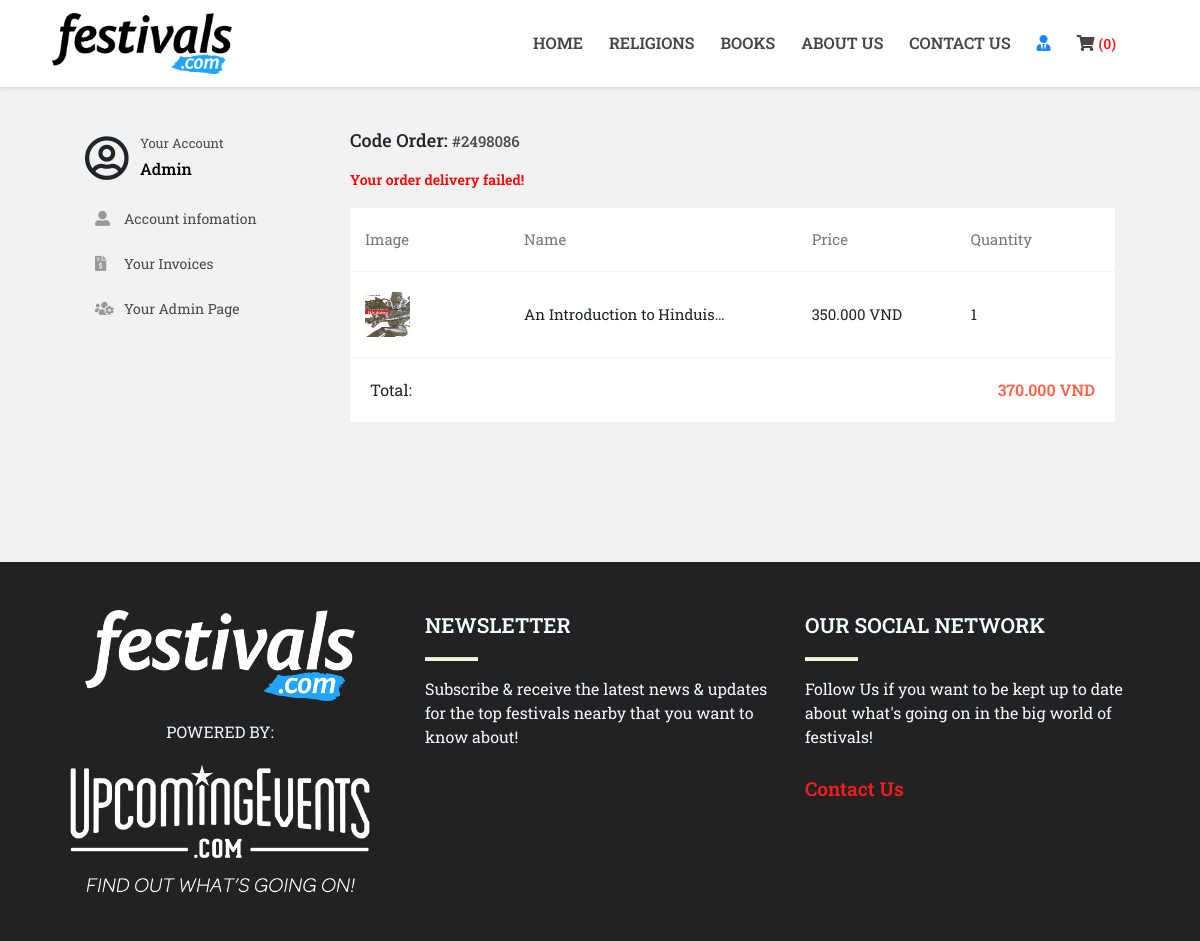
/information.php?page=inv-detail&id=2498086 (signed in), run on the app's committed database.
### tables this page shows
CREATE TABLE `category` (
  `id` int(11) NOT NULL,
  `name_cate` varchar(100) NOT NULL,
  `link_cate` varchar(100) NOT NULL,
  `id_parent` int(11) NOT NULL,
  `status_cate` int(11) NOT NULL DEFAULT 1
);

CREATE TABLE `invoice` (
  `id` int(11) NOT NULL,
  `date` datetime NOT NULL,
  `id_payment_method` int(11) NOT NULL,
  `total` int(11) NOT NULL,
  `handle` int(11) NOT NULL DEFAULT 0,
  `id_user_buy` int(11) NOT NULL,
  `admin_check` int(11) NOT NULL DEFAULT 0,
  `time_delivery` datetime NOT NULL
);

CREATE TABLE `invoice_details` (
  `id_invoice` int(11) NOT NULL,
  `id_book` int(11) NOT NULL,
  `quantity` int(11) NOT NULL
);

CREATE TABLE `books` (
  `id` int(11) NOT NULL,
  `name_book` varchar(100) NOT NULL,
  `author` varchar(100) NOT NULL,
  `price_book` int(11) NOT NULL,
  `des_book` text NOT NULL,
  `content_book` text NOT NULL,
  `avata_book` varchar(100) NOT NULL,
  `inventory` int(11) NOT NULL,
  `id_category` int(11) NOT NULL,
  `id_user` int(11) NOT NULL,
  `date_posted` datetime NOT NULL,
  `status` int(11) NOT NULL DEFAULT 1
);

### lib/header_action.php (called while the page is built, shortened)
<?php
    require('dbConn.php');
    function Category() {
        global $conn;
        $sql = "SELECT * FROM category WHERE id_parent = 0";
        $result = mysqli_query($conn, $sql);
        return $result;
    }
    function GetTotalItemCart() {
        if(isset($_SESSION['cart'])) {
            return count($_SESSION['cart']);
        } else {
            return 0;
        }
    }
?>

### lib/user-inv-detail_action.php (called while the page is built)
<?php
    require('dbConn.php');
    function CheckIdInvoice() {
        $idUser = $_SESSION['userLogin']['id'];
        if(isset($_GET['id'])) {
            global $conn;
            $id = $_GET['id'];
            $sql = "SELECT * FROM invoice WHERE id='$id' AND id_user_buy = '$idUser'";
            $result = mysqli_query($conn, $sql);
            if(mysqli_num_rows($result) == 0) {
                return 0;
            } else {
                $row = mysqli_fetch_assoc($result);
                $invoice = [
                    'id' => $id,
                    'total' => $row['total']
                ];
                return $invoice;
            }
        } else {
            return 1;
        }
    }
    function ItemsYourInvoice($idOrder) {
        global $conn;
        $sql = "SELECT * FROM
        invoice_details
            INNER JOIN books ON invoice_details.id_book = books.id
        WHERE invoice_details.id_invoice='$idOrder'";
        $result = mysqli_query($conn, $sql);
        return $result;
    }
    function CheckHandleInvoice($idInvoice) {
        global $conn;
        $sql = "SELECT handle FROM invoice WHERE id='$idInvoice'";
        $result = mysqli_query($conn, $sql);
        $row = mysqli_fetch_assoc($result);
        return $row['handle'];
    }
?>

### user-inv-detail.php (the view, shortened to what this page needs)
<?php
    require('./lib/user-inv-detail_action.php');
    $checkId = CheckIdInvoice();
?>
<div class="col-lg-9 main-infor">
    <?php
        if($checkId == 0 || $checkId == 1) {
            unset($_SESSION['invoiceCurrent']);
    ?>
    <div class='error'>
        <span>You do not have an invoice for this code.</span>
        <a href="information.php?page=invoice">Please check your invoice!</a>
    </div>
    <?php } else {
        $resultHandle = CheckHandleInvoice($checkId['id']);
    ?>
    <div class='title-main-infor'>
        <h4>Code Order: <span>#<?php echo $checkId['id']?></span></h4>
    </div>
    <?php
        if($resultHandle == 1) {
    ?>
    <div class='nofi nofi-deli'>
        <h6>Your order is on delivery!</h6>
    </div>
    <?php } else if($resultHandle == 2) {?>
    <div class='nofi nofi-succ'>
        <h6>Your order has been delivered successfully!</h6>
    </div>
    <?php } else if($resultHandle == 3) {?>
    <div class='nofi nofi-fail'>
        <h6>Your order delivery failed!</h6>
    </div>
    <?php } else if($resultHandle == 4) {?>
    <div class='nofi nofi-cancel'>
        <h6>Your order has been canceled!</h6>
    </div>
    <?php } else {?>
        <div class='nofi-edit nofi'>
            <h6>Your order can only edit quantity and delete. Cannot add another product!</h6>
        </div>
    <?php }?>
    <div class='box-invoice'>
        <table>
            <thead>
                <tr>
                    <th>Image</th>
                    <th>Name</th>
                    <th>Price</th>
                    <th>Quantity</th>
                </tr>
            </thead>
            <tbody>
                <?php
                    $resultItemsInvoice = ItemsYourInvoice($checkId['id']);
                    while ($row_item_invoice = mysqli_fetch_array($resultItemsInvoice)) {
                ?>
                <tr>
                    <td class='image-inv'>
                        <a href="books.php?b=<?php echo $row_item_invoice['id']?>">
                            <img src="<?php echo $row_item_invoice['avata_book'];?>">
                        </a>
                    </td>
                    <td>
                        <div class='name-inv'>
                            <span>
                                <?php
                                    echo $row_item_invoice['name_book'];
                                ?>
                            </span>
                        </div>
                    </td>
                    <td><?php echo number_format($row_item_invoice['price_book'],0,",",".")?> VND</td>
                    <?php
                    if($resultHandle == 0) {
                    ?>
                    <td>
                        <input type="text" value='<?php echo $row_item_invoice['quantity']?>' name='<?php echo $row_item_invoice['id']?>' class='ip-quantity'>
                    </td>
                    <td style='text-align: center'>
                        <button type="button" value='<?php echo $row_item_invoice['id']?>' class='detele_item btn-open-popup'>
                            <i class="far fa-trash-alt"></i>
                        </button>
                    </td>
                    <?php } else {?>
                        <td><?php echo $row_item_invoice['quantity']?></td>
                    <?php }?>
                </tr>
                <?php }?>
            </tbody>
        </table>
        <div class='total'>
            <span>Total:</span>
            <span id='total-invoice'><?php echo number_format($checkId['total'],0,",",".")?> VND</span>
        </div>
    </div>
</div>
    <?php }?>

### common/header.php (shortened to what this page needs)
<?php
    require('./lib/header_action.php');
?>
<header>
    <nav class="navbar navbar-expand-lg navbar-light fixed-top nav-bg">
        <a class="navbar-brand" href="index.php"><img class="img-fluid logonav" src="./upload/images/logo.png" width="180px" /></a>
        <div class="collapse navbar-collapse" id="navbarSupportedContent" style='margin-right: 40px'>
            <ul class="navbar-nav ml-auto">
                <?php
                    $resultMenu = Category();
                    while($row_menu = mysqli_fetch_array($resultMenu)) {
                ?>
                        <li class="nav-item festival-nav <?php echo $_SESSION['menu'] == $row_menu['id'] ? 'active-header': '';?>">
                            <a class="nav-link" href="<?php echo $row_menu['link_cate']?>"><?php echo $row_menu['name_cate']?></a>
                        </li>
                <?php }?>
                <?php
                    isset($_SESSION['userLogin']) ? require('header-login.php'): require('header-default.php');
                ?>
                <li class='nav-item festival-nav <?php echo $_SESSION['menu'] == 1001 ? 'active-header': '';?>'>
                    <a href="cart.php" class='nav-link'>
                        <i class="fas fa-shopping-cart"></i>
                        <span class='cart-total'>(<?php echo GetTotalItemCart()?>)</span>
                    </a>
                </li>
            </ul>
        </div>
    </nav>
</header>

### assets/css/header.css (style rules this page uses)
.logonav { margin-left:20% ; }
.nav-bg { background: #fff; box-shadow: 0 0 5px #bbb; }
nav ul { margin-right:20px ; }
nav ul li { padding-left:10px ; }
nav ul li a { font-weight: 600; color: #333 !important; opacity: 0.9; }
.festival-nav { position: relative; display: inline-block; }
.cart-total { font-size: 14px; color: red; }

### assets/css/main.css (style rules this page uses)
body { font-family: 'Roboto Slab', serif; }

### assets/css/information.css (style rules this page uses)
.title-main-infor { margin-bottom: 20px; }
.title-main-infor h4 { font-size: 18px; }
.title-main-infor span { font-size: 15px; color: #4a4a4a;; }
table { border-collapse: collapse ; width: 100%; box-sizing: border-box; display: table; border-spacing:2px ; border-color:2px solid gray; }
th { min-width: 130px; color: rgb(120, 120, 120); font-size: 15px; font-weight: 400; padding: 20px 15px; }
thead { display: table-header-group; vertical-align: middle; border-color: inherit; }
tr { display: table-row; border-bottom: 1px solid rgb(244, 244, 244); }
tbody { display: table-row-group; vertical-align: middle; border-color: inherit; }
td { min-width: 130px; font-size: 15px; font-weight: 400; text-align: left; padding: 20px 15px; }
.box-invoice { background: white; }
.image-inv img { width: 45px; height: 45px; }
.name-inv { width: 205px; text-overflow: ellipsis; overflow: hidden; white-space: nowrap; }
.nofi { margin-bottom: 20px; }
.nofi h6 { font-weight: 600; font-size: 14px; }
.nofi-fail h6, .nofi-cancel h6 { color: red; }
.total { padding: 20px; }
.total #total-invoice { float: right; color: tomato; font-weight: 600; }

### data on the page
category: name_cate "HOME"
category: name_cate "RELIGIONS"
category: name_cate "BOOKS"
category: name_cate "ABOUT US"
category: name_cate "CONTACT US"
invoice: total "2498086", total "370.000"
invoice_details: id_book.avata_book (picture), id_book.name_book "An Introduction to Hinduis…", id_book.price_book "350.000", quantity "1"

### other printed values
GetTotalItemCart() "0"
$userLogin "Admin"
